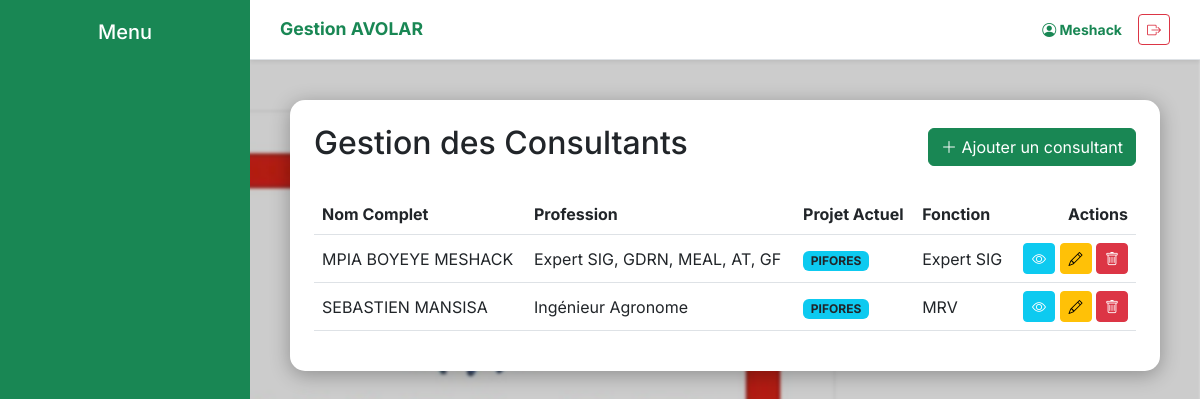
The page /rh/consultants/ (signed in) on the database its author committed.
### dashboard/models.py (models this page shows, shortened)
class Consultant(models.Model):
    nom_complet = models.CharField(max_length=200)
    profession_base = models.CharField(max_length=150)
    date_naissance = models.DateField()
    etudes_faites = models.TextField()
    cv = models.FileField(upload_to='cv_consultants/')
    projet = models.ForeignKey(Projet, on_delete=models.SET_NULL, null=True, blank=True, related_name='consultants')
    fonction_occupee = models.CharField(max_length=150, blank=True, null=True)

class Projet(models.Model):
    nom = models.CharField(max_length=200, verbose_name="Nom du Projet")
    logo = models.ImageField(upload_to='projets/logos/', null=True, blank=True, verbose_name="Logo du Projet")
    bailleur_fond = models.CharField(max_length=200, verbose_name="Bailleur de Fonds")
    no_contrat = models.CharField(max_length=100, verbose_name="N° Contrat Projet & Avolar")
    cout_global = models.DecimalField(max_digits=15, decimal_places=2, verbose_name="Coût Global")
    zone_intervention = models.CharField(max_length=255, verbose_name="Zone d'intervention")
    date_debut = models.DateField(verbose_name="Date de début")
    date_fin = models.DateField(verbose_name="Date de fin")
    chef_projet = models.ForeignKey(User, on_delete=models.SET_NULL, null=True, blank=True)

### dashboard/views.py (the view)
# urls.py: path('rh/consultants/', views.liste_consultants, name='liste_consultants'),
@login_required
def liste_consultants(request):
    return render(request, 'dashboard/liste_consultants.html', {'consultants': Consultant.objects.all()})

### dashboard/templates/dashboard/liste_consultants.html (shortened to what this page needs)
{% extends 'dashboard/base.html' %}
{% block content %}
<div class="card p-4">
    <div class="d-flex justify-content-between align-items-center mb-4">
        <h2 class="text-halo">Gestion des Consultants</h2>
        <a href="{% url 'ajouter_consultant' %}" class="btn btn-success">
            <i class="bi bi-plus-lg"></i> Ajouter un consultant
        </a>
    </div>
    <table class="table table-hover align-middle">
        <thead>
            <tr>
                <th>Nom Complet</th>
                <th>Profession</th>
                <th>Projet Actuel</th>
                <th>Fonction</th>
                <th class="text-end">Actions</th>
            </tr>
        </thead>
        <tbody>
            {% for consultant in consultants %}
            <tr>
                <td>{{ consultant.nom_complet }}</td>
                <td>{{ consultant.profession_base }}</td>
                <td>
                    {% if consultant.projet %}
                        <span class="badge bg-info text-dark">{{ consultant.projet.nom }}</span>
                    {% else %}
                        <span class="text-muted italic">Non affecté</span>
                    {% endif %}
                </td>
                <td>{{ consultant.fonction_occupee|default:"-" }}</td>
                <td class="text-end">
                    <a href="{% url 'voir_consultant' consultant.id %}" class="btn btn-info btn-sm text-white" title="Visualiser">
                        <i class="bi bi-eye"></i>
                    </a>
                    <a href="{% url 'modifier_consultant' consultant.id %}" class="btn btn-warning btn-sm" title="Modifier">
                        <i class="bi bi-pencil"></i>
                    </a>
                    <a href="{% url 'supprimer_consultant' consultant.id %}" class="btn btn-danger btn-sm" title="Supprimer"
                        onclick="return confirm('Êtes-vous sûr de vouloir supprimer ce consultant ? Cette action est irréversible.')">
                        <i class="bi bi-trash"></i>
                    </a>
                </td>
            </tr>
            {% empty %}
            <tr>
                <td colspan="5" class="text-center">Aucun consultant enregistré pour le moment.</td>
            </tr>
            {% endfor %}
        </tbody>
    </table>
</div>
{% endblock %}

### dashboard/templates/dashboard/base.html (shortened to what this page needs)
{% load static %}
<!DOCTYPE html>
<html lang="fr">
<head>
    <link href="https://cdn.jsdelivr.net/npm/bootstrap@5.3.0/dist/css/bootstrap.min.css" rel="stylesheet">
    <link href="https://cdn.jsdelivr.net/npm/bootstrap-icons@1.10.0/font/bootstrap-icons.css" rel="stylesheet">
</head>
<body>
<header class="top-bar shadow-sm">
    <div class="d-flex align-items-center">
        <span class="fw-bold text-success text-truncate" style="font-size: 1.1rem;">Gestion AVOLAR</span>
    </div>
    <div class="d-flex align-items-center">
        <span class="fw-bold text-success me-2 me-md-3 small d-none d-sm-inline"><i class="bi bi-person-circle"></i> {{ user.username|default:"Administrateur" }}</span>
        <a href="{% url 'deconnexion' %}" class="btn btn-outline-danger btn-sm" title="Se déconnecter"><i class="bi bi-box-arrow-right"></i></a>
    </div>
</header>
<nav class="sidebar d-none d-lg-block">
    <h5 class="text-center mb-4">Menu</h5>
</nav>
<main class="main-content">
    {% block content %}{% endblock %}
</main>
</body>
</html>

### rows shown on the page
Consultant: nom_complet "MPIA BOYEYE MESHACK", profession_base "Expert SIG, GDRN, MEAL, AT, GF", projet.nom "PIFORES", fonction_occupee "Expert SIG"
Consultant: nom_complet "SEBASTIEN MANSISA", profession_base "Ingénieur Agronome", projet.nom "PIFORES", fonction_occupee "MRV"

### other values the page prints
{{ user.username|default:"Administrateur" }} "Meshack"
